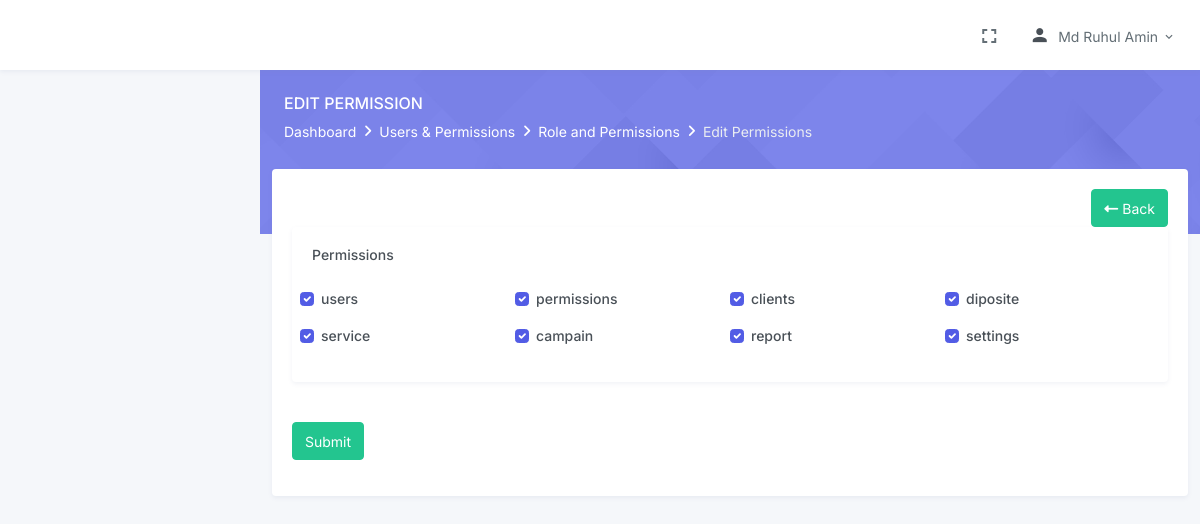
The page /edit-permissions.php?role_id=2 (signed in) on the database its author committed.
### tables this page shows
CREATE TABLE `permissions` (
  `id` int(255) NOT NULL,
  `role_id` int(1) NOT NULL,
  `permission` text NOT NULL
);

### inc/functions.inc.php (called while the page is built, shortened)
<?php
function db_conn()
{
    $db = mysqli_connect("localhost", "bgdbilli_client", "bgdclient", "bgdbilli_client");
    return $db;
}
function get_safe_value($str)
{
    if ($str != '') {
        $str = trim($str);
        $str = htmlspecialchars($str);
        return mysqli_real_escape_string(db_conn(), $str);
    }
}
function select($table_name, $field_names, $conditions = "", $join = "")
{
    $new_conditions = $conditions;
    if ($conditions) {
        $new_conditions =  "WHERE $conditions ";
    }
      $select = "SELECT $field_names FROM $table_name $join $new_conditions";
    $result = mysqli_query(db_conn(), $select);
    return $result;
}

### edit-permissions.php (the view, shortened to what this page needs)
<?php
require_once "inc/header.inc.php";
?>
<div class="main-content">
    <div class="page-content">
        <div class="page-title-box">
            <div class="container-fluid">
                <div class="row align-items-center">
                    <div class="col-sm-6 col-xl-12 col-md-12 col-lg-12">
                        <div class="page-title">
                            <h4>Edit Permission</h4>
                            <ol class="breadcrumb m-0">
                                <li class="breadcrumb-item"><a href="javascript: void(0);">Dashboard</a></li>
                                <li class="breadcrumb-item"><a href="javascript: void(0);">Users & Permissions</a></li>
                                <li class="breadcrumb-item"><a href="permissions.php">Role and Permissions </a></li>
                                <li class="breadcrumb-item active">Edit Permissions</li>
                            </ol>
                        </div>
                    </div>
                </div>
            </div>
        </div>
    </div>
    <div class="container-fluid lessmt-5">
        <div class="page-content-wrapper">
            <div class="row">
                <div class="col-lg-12">
                    <div class="card">
                        <div class="card-body">
                            <div class="row">
                                                <div class="col-xl-12 col-lg-12 col-md-12 col-sm-12 d-flex justify-content-end">
                                                    <a href="permissions.php" class="btn btn-success float-right"><i class="fas fa-long-arrow-alt-left"></i> Back</a>
                                                </div>
                                            </div>
                                <form action="edit_permission_action.php" method="post">
                                    <div class="row">
                                        <div class="col-xl-12">
                                            <div class="card">
                                                <div class="card-body">
                                                    <div class="row">
                                                        <div class="col-md-12">
                                                            <h5 class="font-size-14 mb-4">Permissions</h5>
                                                            <div class="row">
                                                                <?php
                                                                $i = 0;
                                                                $role_id =get_safe_value($_GET['role_id']);
                                                                $old_permission =mysqli_fetch_assoc(select("permissions", "*", "role_id='$role_id'"));
                                                                $devided=explode(',', $old_permission['permission']);
                                                                $getall= mysqli_fetch_assoc(select('permissions', 'permission', 'id=1'));
                                                                $devided2=explode(',', $getall['permission']);
                                                                foreach ($devided2 as  $value2) {
                                                                    if (in_array($value2 , $devided) === false) {
                                                                        $check="";
                                                                    }else{
                                                                        $check="checked";
                                                                    }
                                                                ?>
                                                                    <div class="form-check mb-3 col-md-3">
                                                                        <input class="form-check-input" id="formCheck<?= ++$i ?>" type="checkbox" value="<?=$value2?>" name="permi[]" <?=$check?>>
                                                                        <label class="form-check-label" for="formCheck<?= $i ?>">
                                                                            <?= $value2?>
                                                                        </label>
                                                                    </div>
                                                                <?php
                                                                }
                                                                ?>
                                                            </div>
                                                        </div>
                                                    </div>
                                                </div>
                                            </div>
                                        </div>
                                    </div>
                                    <div class="row justify-content-center">
                                        <div class="col-lg-12 mt-3">
                                            <div class="mb-3">
                                                <button type="submit" name="submit_permission"  class="btn btn-success">Submit </button>
                                            </div>
                                        </div>
                                    </div>
                                </form>
                            </div>
                        </div>
                    </div>
                </div>
            </div>
        </div>
    </div>
</div>
<?php require_once "inc/footer.inc.php" ?>

### assets/css/style.css (style rules this page uses)
.lessmt-5 { margin-top: -148px !important; }

### rows shown on the page
permissions: permission "users", permission "permissions", permission "clients", permission "diposite", permission "service", permission "campain", permission "report", permission "settings"

### other values the page prints
$_SESSION['USER_NAME'] "Md Ruhul Amin"
